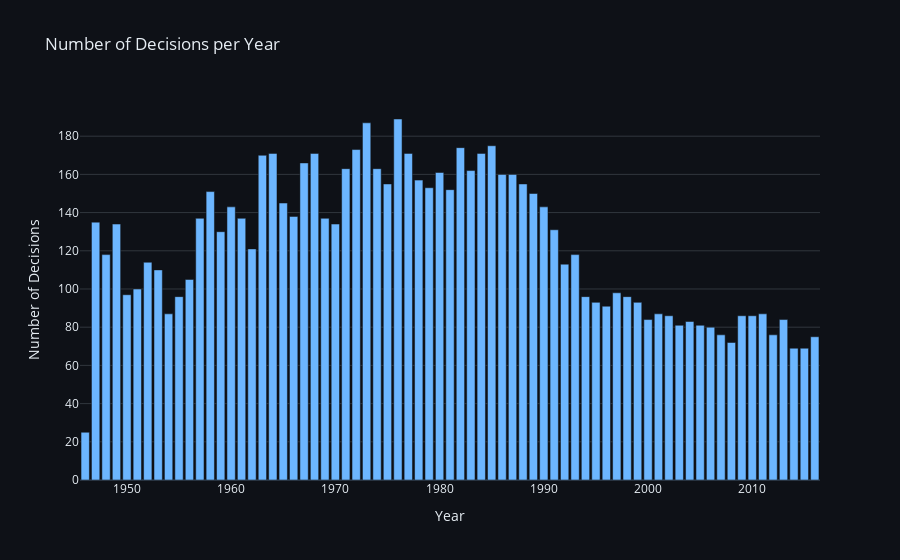

Source (notebook cell):
### Code cell
# graph num two >>>>>>>>>>>>>>>>>>>>>>>>>>>>>>>>>>>>>>>>>>>>>>>>>>>>>>>>>>>>>>>>>>>>>>>>>>>

cases_per_year.columns = ['Year', 'Count']

fig = px.bar(
    cases_per_year,
    x='Year',
    y='Count',
    title='Number of Decisions per Year',
    color_discrete_sequence=['#6CB6FF']  # Time-series blue
)

fig.update_layout(
    template='plotly_dark',
    plot_bgcolor='#0E1117',
    paper_bgcolor='#0E1117',
    font=dict(color='#E6EDF3'),
    xaxis=dict(
        title='Year',
        showgrid=False
    ),
    yaxis=dict(
        title='Number of Decisions',
        gridcolor='#30363D'
    )
)

fig.show()

### Figure 1 — Plotly figure (JSON) as saved in the notebook; plotly's stock layout.template omitted (floating-point values rounded to 4 significant figures)
{"data": [{"hovertemplate": "Year=%{x}<br>Count=%{y}<extra></extra>", "legendgroup": "", "marker": {"color": "#6CB6FF", "pattern": {"shape": ""}}, "name": "", "orientation": "v", "showlegend": false, "textposition": "auto", "type": "bar", "x": [2016, 2015, 2014, 2013, 2012, 2011, 2010, 2009, 2008, 2007, 2006, 2005, 2004, 2003, 2002, 2001, 2000, 1999, 1998, 1997, 1996, 1995, 1994, 1993, 1992, 1991, 1990, 1989, 1988, 1987, 1986, 1985, 1984, 1983, 1982, 1981, 1980, 1979, 1978, 1977, 1976, 1975, 1974, 1973, 1972, 1971, 1970, 1969, 1968, 1967, 1966, 1965, 1964, 1963, 1962, 1961, 1960, 1959, 1958, 1957, 1956, 1955, 1954, 1953, 1952, 1951, 1950, 1949, 1948, 1947, 1946], "xaxis": "x", "y": [75, 69, 69, 84, 76, 87, 86, 86, 72, 76, 80, 81, 83, 81, 86, 87, 84, 93, 96, 98, 91, 93, 96, 118, 113, 131, 143, 150, 155, 160, 160, 175, 171, 162, 174, 152, 161, 153, 157, 171, 189, 155, 163, 187, 173, 163, 134, 137, 171, 166, 138, 145, 171, 170, 121, 137, 143, 130, 151, 137, 105, 96, 87, 110, 114, 100, 97, 134, 118, 135, 25], "yaxis": "y"}], "layout": {"barmode": "relative", "font": {"color": "#E6EDF3"}, "legend": {"tracegroupgap": 0}, "paper_bgcolor": "#0E1117", "plot_bgcolor": "#0E1117", "title": {"text": "Number of Decisions per Year"}, "xaxis": {"anchor": "y", "domain": [0, 1], "showgrid": false, "title": {"text": "Year"}}, "yaxis": {"anchor": "x", "domain": [0, 1], "gridcolor": "#30363D", "title": {"text": "Number of Decisions"}}}}
